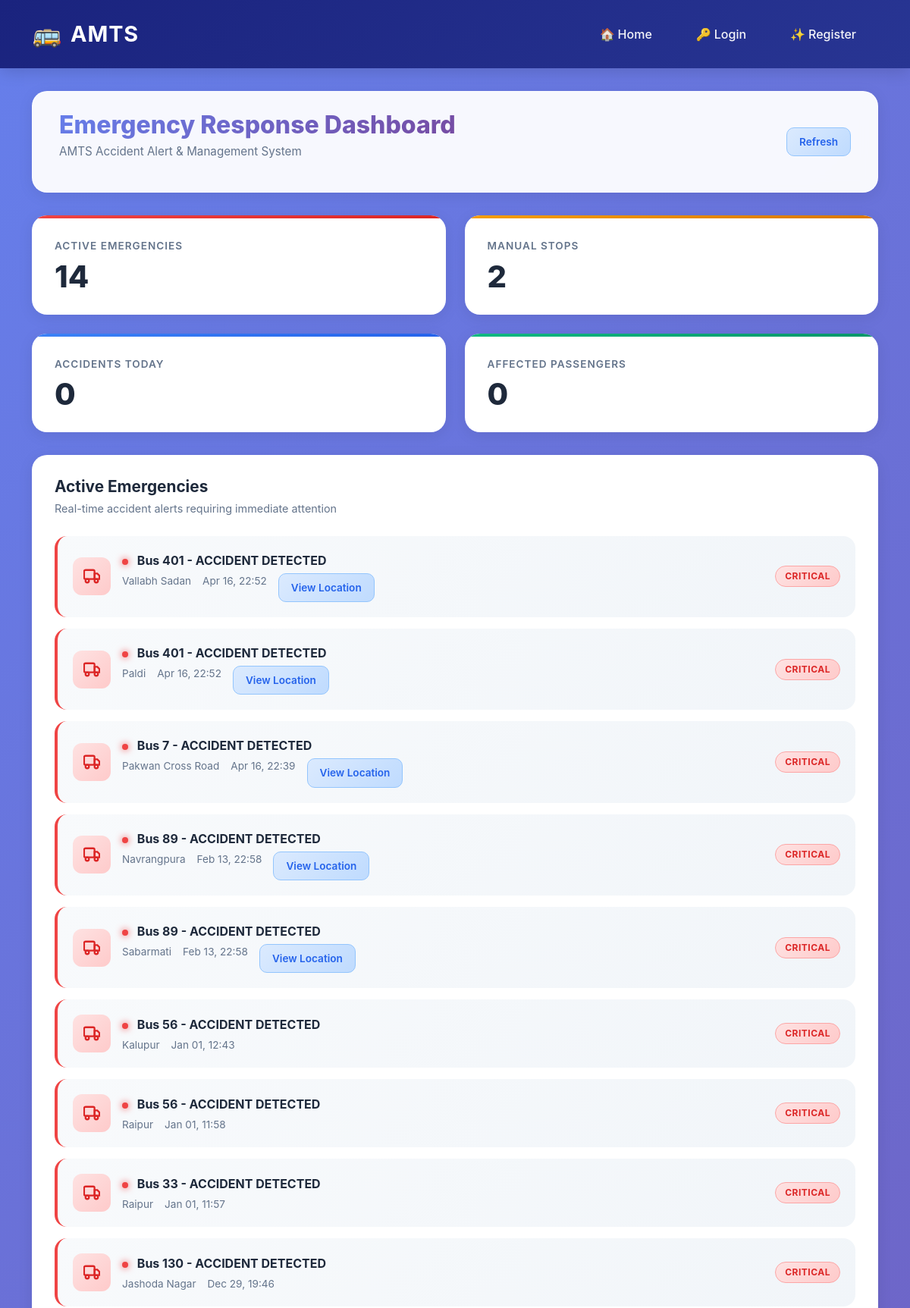
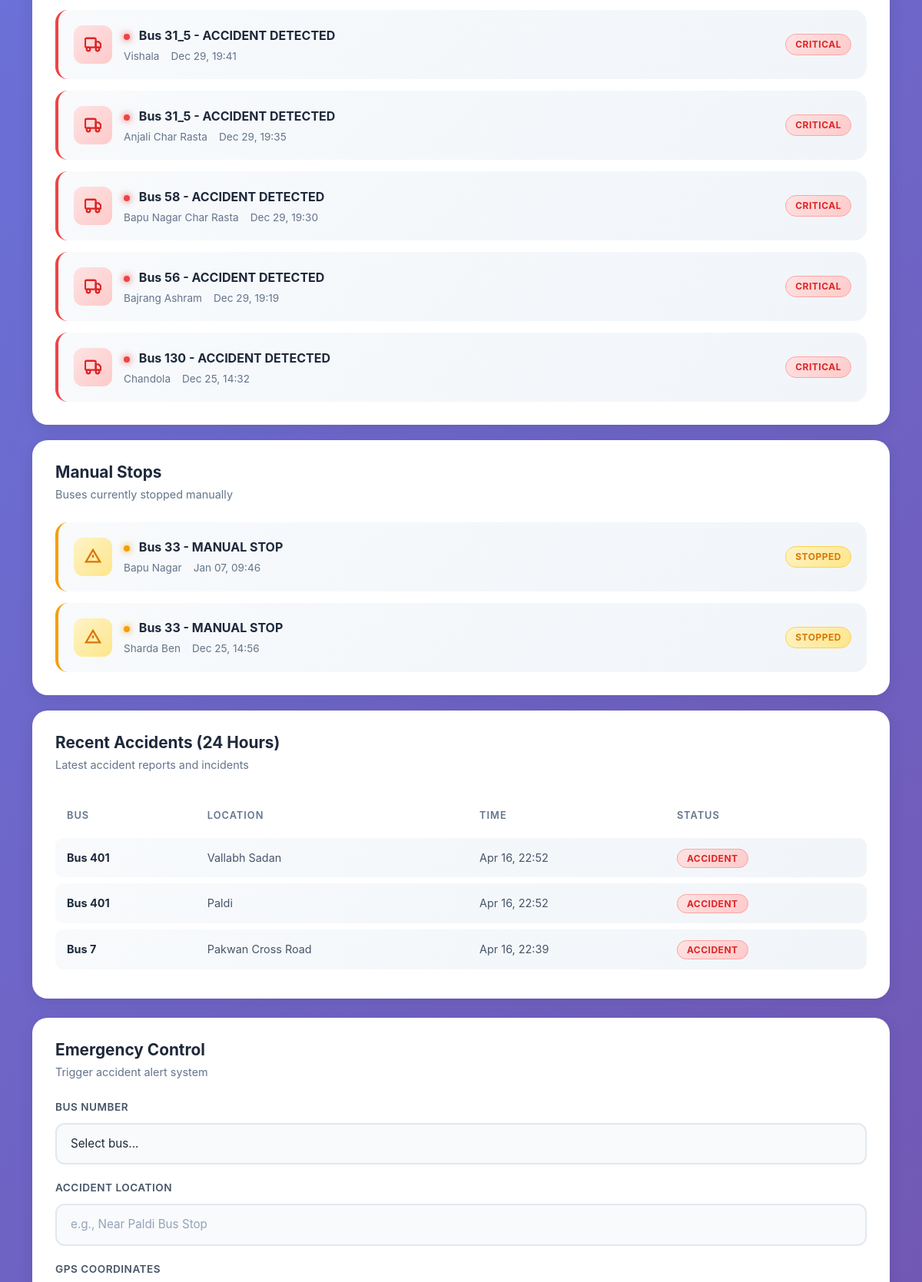
Page /emergency-dashboard/ (upper part) on the committed database (2 pictures, top to bottom).
### my_amts/models.py (models this page shows, shortened)
class ActiveBus(models.Model):
    bus = models.ForeignKey(
        Bus,
        on_delete=models.CASCADE,
        related_name='active_instances'
    )
    identifier = models.CharField(
        max_length=20,
        unique=True,
        help_text="Unique identifier for active bus (e.g., '45-1', '45-2')"
    )
    current_location = models.CharField(
        max_length=100,
        help_text="Current stop or location of the bus"
    )
    status = models.CharField(
        max_length=20,
        choices=[
            ('ON_TIME', 'On Time'),
            ('DELAYED', 'Delayed'),
            ('OUT_OF_SERVICE', 'Out of Service')
        ],
        default='ON_TIME'
    )
    last_updated = models.DateTimeField(auto_now=True)
    is_active = models.BooleanField(default=True)
    speed = models.FloatField(default=35.0, help_text="Current speed in km/h")
    is_manual_stop = models.BooleanField(default=False, help_text="True if driver manually stopped bus")
    is_accident = models.BooleanField(default=False, help_text="True if accident/breakdown detected")
    latitude = models.FloatField(null=True, blank=True, help_text="Current latitude position")
    longitude = models.FloatField(null=True, blank=True, help_text="Current longitude position")
    class Meta:
        verbose_name = "Active Bus"
        verbose_name_plural = "Active Buses"
        ordering = ['identifier']

class Bus(models.Model):
    bus_number = models.CharField(max_length=10, unique=True)
    stops = models.JSONField()
    class Meta:
        verbose_name_plural = "Buses"

### my_amts/views.py (the view)
# urls.py: path('emergency-dashboard/', views.emergency_dashboard, name='emergency_dashboard'),
def emergency_dashboard(request):
    from .models import ActiveBus, Booking
    from django.db.models import Count, Q
    from datetime import datetime, timedelta
    active_emergencies = ActiveBus.objects.filter(
        is_accident=True,
        is_active=True
    ).select_related('bus').order_by('-last_updated')
    yesterday = datetime.now() - timedelta(days=1)
    recent_accidents = ActiveBus.objects.filter(
        is_accident=True,
        last_updated__gte=yesterday
    ).select_related('bus').order_by('-last_updated')
    all_accidents = ActiveBus.objects.filter(
        is_accident=True
    ).select_related('bus').order_by('-last_updated')[:10]
    total_accidents_today = ActiveBus.objects.filter(
        is_accident=True,
        last_updated__date=datetime.now().date()
    ).count()
    total_accidents_week = ActiveBus.objects.filter(
        is_accident=True,
        last_updated__gte=datetime.now() - timedelta(days=7)
    ).count()
    total_accidents_all = ActiveBus.objects.filter(
        is_accident=True
    ).count()
    affected_passengers_today = Booking.objects.filter(
        booking_date__date=datetime.now().date()
    ).filter(
        bus_number__in=active_emergencies.values_list('bus__bus_number', flat=True)
    ).count()
    manual_stops = ActiveBus.objects.filter(
        is_manual_stop=True,
        is_active=True
    ).select_related('bus').order_by('-last_updated')
    from django.conf import settings
    emergency_contacts = getattr(settings, 'EMERGENCY_HELPLINES', [])
    context = {
        'active_emergencies': active_emergencies,
        'emergency_count': active_emergencies.count(),
        'recent_accidents': recent_accidents,
        'all_accidents': all_accidents,
        'manual_stops': manual_stops,
        'manual_stops_count': manual_stops.count(),
        'total_accidents_today': total_accidents_today,
        'total_accidents_week': total_accidents_week,
        'total_accidents_all': total_accidents_all,
        'affected_passengers_today': affected_passengers_today,
        'emergency_contacts': emergency_contacts,
        'emergency_contacts_count': len(emergency_contacts),
    }
    return render(request, 'my_amts/emergency_dashboard.html', context)

### my_amts/templates/my_amts/emergency_dashboard.html (shortened to what this page needs)
{% extends 'my_amts/base.html' %}
{% load static %}
{% block content %}
<div class="emergency-dashboard">
    <div class="container-fluid">
        <div class="dashboard-header">
            <div class="dashboard-title">
                <div>
                    <h1>Emergency Response Dashboard</h1>
                    <p class="dashboard-subtitle">AMTS Accident Alert & Management System</p>
                </div>
            </div>
            <div>
                <button class="btn-link" onclick="window.location.reload()">Refresh</button>
            </div>
        </div>
        <div class="stats-grid">
            <div class="stat-card danger">
                <div class="stat-label">Active Emergencies</div>
                <div class="stat-value">{{ emergency_count }}</div>
            </div>
            <div class="stat-card warning">
                <div class="stat-label">Manual Stops</div>
                <div class="stat-value">{{ manual_stops_count }}</div>
            </div>
            <div class="stat-card info">
                <div class="stat-label">Accidents Today</div>
                <div class="stat-value">{{ total_accidents_today }}</div>
            </div>
            <div class="stat-card success">
                <div class="stat-label">Affected Passengers</div>
                <div class="stat-value">{{ affected_passengers_today }}</div>
            </div>
        </div>
        <div class="main-grid">
            <div>
                {% if active_emergencies %}
                <div class="dashboard-card">
                    <div class="card-header">
                        <div>
                            <h3 class="card-title">Active Emergencies</h3>
                            <p class="card-subtitle">Real-time accident alerts requiring immediate attention</p>
                        </div>
                    </div>
                    <div class="emergency-list">
                        {% for emergency in active_emergencies %}
                        <div class="emergency-item critical">
                        <div class="emergency-icon critical">
                                <svg width="22" height="22" viewBox="0 0 24 24" fill="none" stroke="#dc2626" stroke-width="2.5"><rect x="1" y="3" width="15" height="13" rx="2"/><path d="M16 8h4l3 3v5h-7V8z"/><circle cx="5.5" cy="18.5" r="2.5"/><circle cx="18.5" cy="18.5" r="2.5"/></svg>
                            </div>
                            <div class="emergency-content">
                                <div class="emergency-title">
                                    <span class="status-indicator active"></span>
                                    Bus {{ emergency.bus.bus_number }} - ACCIDENT DETECTED
                                </div>
                                <div class="emergency-details">
                                    <span>{{ emergency.current_location }}</span>
                                    <span>{{ emergency.last_updated|date:"M d, H:i" }}</span>
                                    {% if emergency.latitude and emergency.longitude %}
                                    <a href="https://www.google.com/maps?q={{ emergency.latitude }},{{ emergency.longitude }}" target="_blank" class="btn-link">
                                        View Location
                                    </a>
                                    {% endif %}
                                </div>
                            </div>
                            <span class="emergency-badge-small badge-critical">CRITICAL</span>
                        </div>
                        {% endfor %}
                    </div>
                </div>
                {% endif %}
                {% if manual_stops %}
                <div class="dashboard-card" style="margin-top: 20px;">
                    <div class="card-header">
                        <div>
                            <h3 class="card-title">Manual Stops</h3>
                            <p class="card-subtitle">Buses currently stopped manually</p>
                        </div>
                    </div>
                    <div class="emergency-list">
                        {% for stop in manual_stops %}
                        <div class="emergency-item warning">
                        <div class="emergency-icon warning">
                                <svg width="22" height="22" viewBox="0 0 24 24" fill="none" stroke="#d97706" stroke-width="2.5"><path d="M12 2L2 19h20L12 2z"/><line x1="12" y1="9" x2="12" y2="13"/><line x1="12" y1="17" x2="12.01" y2="17"/></svg>
                            </div>
                            <div class="emergency-content">
                                <div class="emergency-title">
                                    <span class="status-indicator stopped"></span>
                                    Bus {{ stop.bus.bus_number }} - MANUAL STOP
                                </div>
                                <div class="emergency-details">
                                    <span>{{ stop.current_location }}</span>
                                    <span>{{ stop.last_updated|date:"M d, H:i" }}</span>
                                </div>
                            </div>
                            <span class="emergency-badge-small badge-warning">STOPPED</span>
                        </div>
                        {% endfor %}
                    </div>
                </div>
                {% endif %}
                {% if recent_accidents %}
                <div class="dashboard-card" style="margin-top: 20px;">
                    <div class="card-header">
                        <div>
                            <h3 class="card-title">Recent Accidents (24 Hours)</h3>
                            <p class="card-subtitle">Latest accident reports and incidents</p>
                        </div>
                    </div>
                    <table class="data-table">
                        <thead>
                            <tr>
                                <th>Bus</th>
                                <th>Location</th>
                                <th>Time</th>
                                <th>Status</th>
                            </tr>
                        </thead>
                        <tbody>
                            {% for accident in recent_accidents %}
                            <tr>
                                <td><strong>Bus {{ accident.bus.bus_number }}</strong></td>
                                <td>{{ accident.current_location|truncatewords:5 }}</td>
                                <td>{{ accident.last_updated|date:"M d, H:i" }}</td>
                                <td><span class="emergency-badge-small badge-critical">Accident</span></td>
                            </tr>
                            {% endfor %}
                        </tbody>
                    </table>
                </div>
                {% endif %}
            </div>
            <div>
                <div class="control-panel">
                    <div class="card-header">
                        <div>
                            <h3 class="card-title">Emergency Control</h3>
                            <p class="card-subtitle">Trigger accident alert system</p>
                        </div>
                    </div>
                    <form id="emergencyForm">
                        <div class="form-group">
                            <label class="form-label">Bus Number</label>
                            <select id="busNumber" class="form-select" required>
                                <option value="">Select bus...</option>
                            </select>
                        </div>
                        <div class="form-group">
                            <label class="form-label">Accident Location</label>
                            <input type="text" id="accidentLocation" class="form-control"
                                   placeholder="e.g., Near Paldi Bus Stop" required>
                        </div>
                        <div class="form-group">
                            <label class="form-label">GPS Coordinates</label>
                        </div>
                    </form>
                </div>
            </div>
        </div>
    </div>
</div>
{% endblock %}

### my_amts/templates/my_amts/base.html (shortened to what this page needs)
<!DOCTYPE html>
<html lang="en">
<head>
    <link href="https://cdnjs.cloudflare.com/ajax/libs/bootstrap/5.3.2/css/bootstrap.min.css" rel="stylesheet">
    <link rel="stylesheet" href="https://cdnjs.cloudflare.com/ajax/libs/animate.css/4.1.1/animate.min.css" />
    <link href="https://unpkg.com/aos@2.3.1/dist/aos.css" rel="stylesheet">
    <link rel="stylesheet" href="https://cdnjs.cloudflare.com/ajax/libs/font-awesome/6.5.1/css/all.min.css">
</head>
<body>
    <nav class="navbar navbar-expand-lg">
        <div class="container">
            <a class="navbar-brand" href="{% url 'home' %}">
                <span class="bus-icon">🚌</span>AMTS
            </a>
            <div class="collapse navbar-collapse" id="navbarNav">
                <ul class="navbar-nav ms-auto align-items-center">
                    <li class="nav-item">
                        <a class="nav-link" href="{% url 'home' %}">
                            <span class="me-1">🏠</span>Home
                        </a>
                    </li>
                    {% if user.is_authenticated %}
                    <li class="nav-item">
                        <a class="nav-link" href="{% url 'search' %}">
                            <span class="me-1">🔍</span>Search Bus
                        </a>
                    </li>
                    <li class="nav-item dropdown">
                        <a class="nav-link dropdown-toggle" href="#" role="button" data-bs-toggle="dropdown">
                            <span class="me-1">🎫</span>Services
                        </a>
                        <ul class="dropdown-menu">
                            <li><a class="dropdown-item" href="{% url 'monthly_pass' %}">
                                    <i class="fas fa-calendar-alt me-2"></i>Monthly Pass
                                </a></li>
                            <li><a class="dropdown-item" href="{% url 'student_pass' %}">
                                    <i class="fas fa-graduation-cap me-2"></i>Student Pass
                                </a></li>
                            <li>
                                <hr class="dropdown-divider">
                            </li>
                            <li><a class="dropdown-item" href="{% url 'my_passes' %}">
                                    <i class="fas fa-list me-2"></i>My Passes
                                </a></li>
                        </ul>
                    </li>
                    <li class="nav-item">
                        <a class="nav-link" href="{% url 'my_bookings' %}">
                            <span class="me-1">🎫</span>My Bookings
                        </a>
                    </li>
                    <li class="nav-item">
                        <span class="nav-link glass-effect">
                            <span class="me-1">👤</span>{{ user.username }}
                        </span>
                    </li>
                    <li class="nav-item">
                        <a class="nav-link" href="{% url 'logout' %}">
                            <span class="me-1">🚪</span>Logout
                        </a>
                    </li>
                    {% else %}
                    <li class="nav-item">
                        <a class="nav-link" href="{% url 'login' %}">
                            <span class="me-1">🔑</span>Login
                        </a>
                    </li>
                    <li class="nav-item">
                        <a class="nav-link" href="{% url 'register' %}">
                            <span class="me-1">✨</span>Register
                        </a>
                    </li>
                    {% endif %}
                </ul>
            </div>
        </div>
    </nav>
    <main class="main-content">
        {% block content %}{% endblock %}
    </main>
</body>
</html>

### rows in the picture
ActiveBus: bus.bus_number "401", current_location "Vallabh Sadan", last_updated "Apr 16, 22:52"
ActiveBus: bus.bus_number "401", current_location "Paldi", last_updated "Apr 16, 22:52"
ActiveBus: bus.bus_number "7", current_location "Pakwan Cross Road", last_updated "Apr 16, 22:39"
ActiveBus: bus.bus_number "89", current_location "Navrangpura", last_updated "Feb 13, 22:58"
ActiveBus: bus.bus_number "89", current_location "Sabarmati", last_updated "Feb 13, 22:58"
ActiveBus: bus.bus_number "56", current_location "Kalupur", last_updated "Jan 01, 12:43"
ActiveBus: bus.bus_number "56", current_location "Raipur", last_updated "Jan 01, 11:58"
ActiveBus: bus.bus_number "33", current_location "Raipur", last_updated "Jan 01, 11:57"
ActiveBus: bus.bus_number "130", current_location "Jashoda Nagar", last_updated "Dec 29, 19:46"
ActiveBus: bus.bus_number "31_5", current_location "Vishala", last_updated "Dec 29, 19:41"
ActiveBus: bus.bus_number "31_5", current_location "Anjali Char Rasta", last_updated "Dec 29, 19:35"
ActiveBus: bus.bus_number "58", current_location "Bapu Nagar Char Rasta", last_updated "Dec 29, 19:30"
ActiveBus: bus.bus_number "56", current_location "Bajrang Ashram", last_updated "Dec 29, 19:19"
ActiveBus: bus.bus_number "130", current_location "Chandola", last_updated "Dec 25, 14:32"
ActiveBus: bus.bus_number "33", current_location "Bapu Nagar", last_updated "Jan 07, 09:46"
ActiveBus: bus.bus_number "33", current_location "Sharda Ben", last_updated "Dec 25, 14:56"

### other values in the picture
{{ emergency_count }} "14"
{{ manual_stops_count }} "2"
{{ total_accidents_today }} "0"
{{ affected_passengers_today }} "0"
